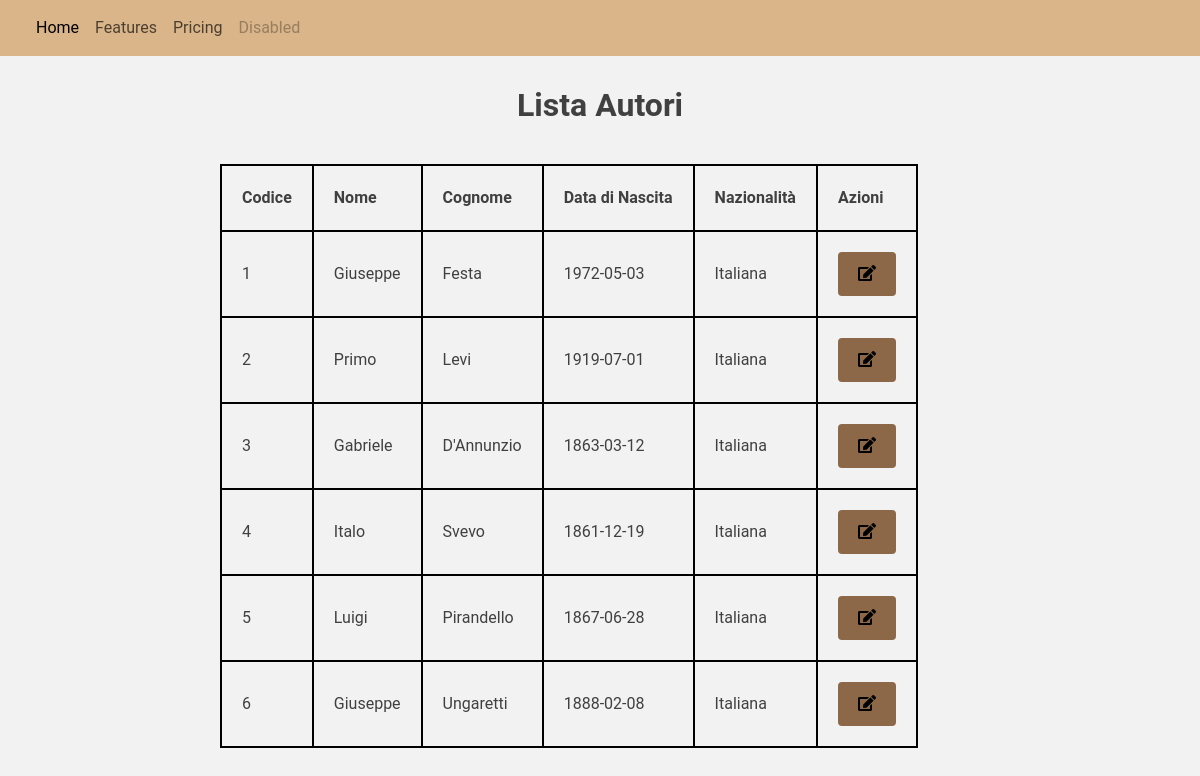
Page /authorsList.php on the earlier database version.
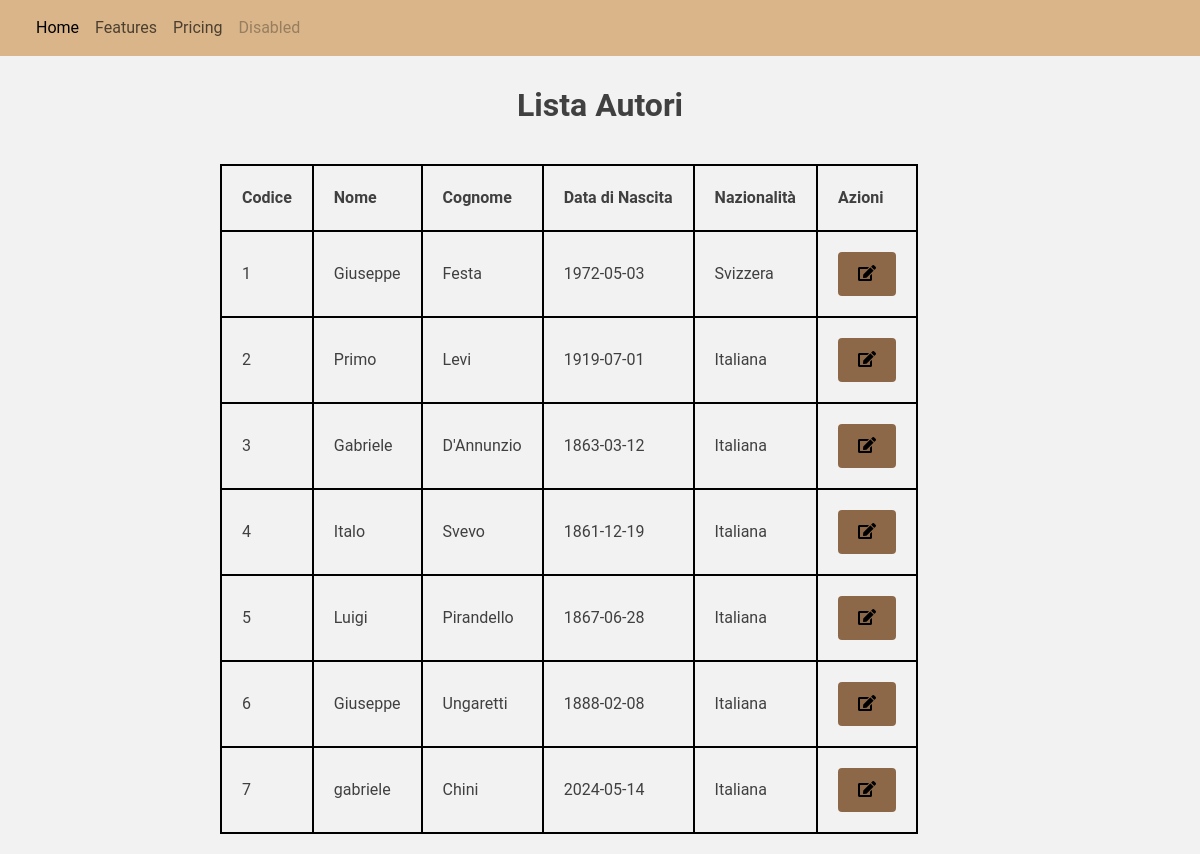
Same page on the later database version.
### tables this page shows
CREATE TABLE `autore` (
  `Codice` int(11) NOT NULL,
  `Nome` varchar(255) DEFAULT NULL,
  `Cognome` varchar(255) DEFAULT NULL,
  `DataNascita` date DEFAULT NULL,
  `Nazionalita` varchar(100) DEFAULT NULL
);

### authorsList.php (the view, shortened to what this page needs)
<!DOCTYPE html>
<html lang="it">
<head>
    <link href="https://cdn.jsdelivr.net/npm/bootstrap@5.3.3/dist/css/bootstrap.min.css" rel="stylesheet">
    <link rel="stylesheet" href="https://cdnjs.cloudflare.com/ajax/libs/font-awesome/5.15.4/css/all.min.css">
    <link rel="stylesheet" href="stylesheet/style.css">
</head>
<body>
    <?php
    include "navbar.php";
    include 'connection.php';
    $authors_sql = "SELECT * FROM autore";
    $authors_result = $conn->query($authors_sql);
    if ($authors_result->num_rows > 0) {
        echo "<div class='container'>";
        echo "<h1>Lista Autori</h1>";
        echo "<table >";
        echo "<thead><tr><th>Codice</th><th>Nome</th><th>Cognome</th><th>Data di Nascita</th><th>Nazionalità</th><th>Azioni</th></tr></thead>";
        echo "<tbody>";
        while($row = $authors_result->fetch_assoc()) {
            echo "<tr>";
            echo "<td>".$row["Codice"]."</td>";
            echo "<td>".$row["Nome"]."</td>";
            echo "<td>".$row["Cognome"]."</td>";
            echo "<td>".$row["DataNascita"]."</td>";
            echo "<td>".$row["Nazionalita"]."</td>";
            echo "<td><a href='modifyAuthor.php?id=".$row["Codice"]."'><button class='action-btn'><i class='fas fa-edit'></i></button></td>";
            echo "</tr>";
        }
        echo "</tbody></table></div>";
    } else {
        echo "<p>Nessun autore presente nel database.</p>";
    }
    ?>
</body>
</html>

Differences in the rows shown:
changed autore "Festa": Nazionalita "Italiana" → "Svizzera"
added autore: Codice "7", Nome "gabriele", Cognome "Chini", DataNascita "2024-05-14", Nazionalita "Italiana"
